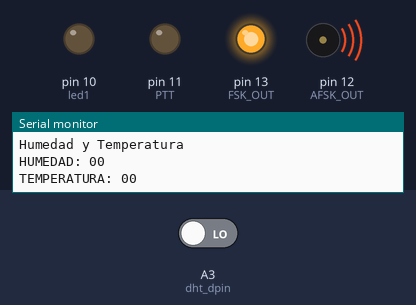
A sketch run on a simulated Arduino Uno, built with avr-gcc and run on an emulated ATmega328P. Parts: output pins drawn as LEDs (lit = HIGH), buzzer (waves = sounding), the last lines printed to the serial monitor. The inputs (shaded band) are chosen by the test bench; at power-on: A3 (dht_dpin) LOW.

Above: at 13.7 s.
At 34.55 s:
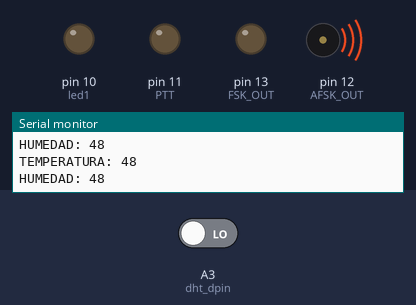
Timing chart, 0 to 41.0 s (numbered marks = the images above):
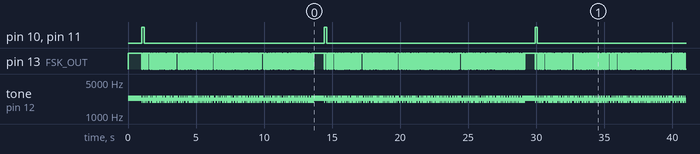

The sketch:

rtty_humedad_temperatura.ino
```cpp
///////////////////////////////////////////////////
//    CREATE BY CA1CVI http://www.antofalinux.cl
//    BASED ON THE WORK OF JI3BNB
//    45.45 baud BAUDOT TELEMETRY BEACON 1.5
//    http://k183.bake-neko.net/ji3bnb/page13.html
//    DESIGNED FOR AMATEUR RADIO COMMUNICATION
//    THIS PROGRAM IS IN THE PUBLIC DOMAIN
///////////////////////////////////////////////////

#include <stdio.h>

#define AFSK_OUT 12   //---- AFSK AUDIO OUTPUT
#define FSK_OUT  13   //---- TTL LEVEL OUTPUT
#define MARK     2295
#define SPACE    2125
#define dht_dpin A3
#define led1 10
#define PTT 11


byte temperatura;
byte humedad;


const char ID[] = "CE1RLP ESTACION ORION DE CA1CVI CA1CVI CA1CVI /B ";

boolean d1;
boolean d2;
boolean d3;
boolean d4;
boolean d5;
boolean sSq;
boolean sRd = 1;
boolean space;
boolean fig1;
boolean fig2;
byte    i;
byte    j;
byte    idC;
char    ch;
char    sVal[15];
byte bGlobalErr;
byte dht_dat[5];


void setup()
{
        InitDHT();
        pinMode(FSK_OUT,  OUTPUT);
        pinMode(AFSK_OUT, OUTPUT);
        pinMode(led1, OUTPUT);
        pinMode(PTT, OUTPUT);
        digitalWrite(FSK_OUT, HIGH);
        tone(AFSK_OUT, MARK);
        Serial.begin(9600);
        delay(300);
        Serial.println("Humedad y Temperatura");
        delay(700);
     //   delay(2000); //esto es para dar tiempo al controlador
}

void sendFsk()
{
        //--start bit
        digitalWrite(FSK_OUT, LOW);
        tone(AFSK_OUT, SPACE);
        delay(22);
        //--bit1
        if(d1 == 1){
                digitalWrite(FSK_OUT, HIGH);
                tone(AFSK_OUT, MARK);
        }
        else{
                digitalWrite(FSK_OUT, LOW);
                tone(AFSK_OUT, SPACE);
        }
        delay(22);
        //--bit2
        if(d2 == 1){
                digitalWrite(FSK_OUT, HIGH);
                tone(AFSK_OUT, MARK);
        }
        else{
                digitalWrite(FSK_OUT, LOW);
                tone(AFSK_OUT, SPACE);
        }
        delay(22);
        //--bit3
        if(d3 == 1){
                digitalWrite(FSK_OUT, HIGH);
                tone(AFSK_OUT, MARK);
        }
        else{
                digitalWrite(FSK_OUT, LOW);
                tone(AFSK_OUT, SPACE);
        }
        delay(22);
        //--bit4
        if(d4 == 1){
                digitalWrite(FSK_OUT, HIGH);
                tone(AFSK_OUT, MARK);
        }
        else{
                digitalWrite(FSK_OUT, LOW);
                tone(AFSK_OUT, SPACE);
        }
        delay(22);
        //--bit5
        if(d5 == 1){
                digitalWrite(FSK_OUT, HIGH);
                tone(AFSK_OUT, MARK);
        }
        else{
                digitalWrite(FSK_OUT, LOW);
                tone(AFSK_OUT, SPACE);
        }
        delay(22);
        //--stop bit
        digitalWrite(FSK_OUT, HIGH);
        tone(AFSK_OUT, MARK);
        delay(33);
}

void chTable()
{
        if(ch == ' ')
        {
                d1 = 0; d2 = 0; d3 = 1; d4 = 0; d5 = 0;
        }
        else if(ch == 'A'){d1 = 1; d2 = 1; d3 = 0; d4 = 0; d5 = 0; fig2 = 0;}
        else if(ch == 'B'){d1 = 1; d2 = 0; d3 = 0; d4 = 1; d5 = 1; fig2 = 0;}
        else if(ch == 'C'){d1 = 0; d2 = 1; d3 = 1; d4 = 1; d5 = 0; fig2 = 0;}
        else if(ch == 'D'){d1 = 1; d2 = 0; d3 = 0; d4 = 1; d5 = 0; fig2 = 0;}
        else if(ch == 'E'){d1 = 1; d2 = 0; d3 = 0; d4 = 0; d5 = 0; fig2 = 0;}
        else if(ch == 'F'){d1 = 1; d2 = 0; d3 = 1; d4 = 1; d5 = 0; fig2 = 0;}
        else if(ch == 'G'){d1 = 0; d2 = 1; d3 = 0; d4 = 1; d5 = 1; fig2 = 0;}
        else if(ch == 'H'){d1 = 0; d2 = 0; d3 = 1; d4 = 0; d5 = 1; fig2 = 0;}
        else if(ch == 'I'){d1 = 0; d2 = 1; d3 = 1; d4 = 0; d5 = 0; fig2 = 0;}
        else if(ch == 'J'){d1 = 1; d2 = 1; d3 = 0; d4 = 1; d5 = 0; fig2 = 0;}
        else if(ch == 'K'){d1 = 1; d2 = 1; d3 = 1; d4 = 1; d5 = 0; fig2 = 0;}
        else if(ch == 'L'){d1 = 0; d2 = 1; d3 = 0; d4 = 0; d5 = 1; fig2 = 0;}
        else if(ch == 'M'){d1 = 0; d2 = 0; d3 = 1; d4 = 1; d5 = 1; fig2 = 0;}
        else if(ch == 'N'){d1 = 0; d2 = 0; d3 = 1; d4 = 1; d5 = 0; fig2 = 0;}
        else if(ch == 'O'){d1 = 0; d2 = 0; d3 = 0; d4 = 1; d5 = 1; fig2 = 0;}
        else if(ch == 'P'){d1 = 0; d2 = 1; d3 = 1; d4 = 0; d5 = 1; fig2 = 0;}
        else if(ch == 'Q'){d1 = 1; d2 = 1; d3 = 1; d4 = 0; d5 = 1; fig2 = 0;}
        else if(ch == 'R'){d1 = 0; d2 = 1; d3 = 0; d4 = 1; d5 = 0; fig2 = 0;}
        else if(ch == 'S'){d1 = 1; d2 = 0; d3 = 1; d4 = 0; d5 = 0; fig2 = 0;}
        else if(ch == 'T'){d1 = 0; d2 = 0; d3 = 0; d4 = 0; d5 = 1; fig2 = 0;}
        else if(ch == 'U'){d1 = 1; d2 = 1; d3 = 1; d4 = 0; d5 = 0; fig2 = 0;}
        else if(ch == 'V'){d1 = 0; d2 = 1; d3 = 1; d4 = 1; d5 = 1; fig2 = 0;}
        else if(ch == 'W'){d1 = 1; d2 = 1; d3 = 0; d4 = 0; d5 = 1; fig2 = 0;}
        else if(ch == 'X'){d1 = 1; d2 = 0; d3 = 1; d4 = 1; d5 = 1; fig2 = 0;}
        else if(ch == 'Y'){d1 = 1; d2 = 0; d3 = 1; d4 = 0; d5 = 1; fig2 = 0;}
        else if(ch == 'Z'){d1 = 1; d2 = 0; d3 = 0; d4 = 0; d5 = 1; fig2 = 0;}
        else if(ch == '0'){d1 = 0; d2 = 1; d3 = 1; d4 = 0; d5 = 1; fig2 = 1;}
        else if(ch == '1'){d1 = 1; d2 = 1; d3 = 1; d4 = 0; d5 = 1; fig2 = 1;}
        else if(ch == '2'){d1 = 1; d2 = 1; d3 = 0; d4 = 0; d5 = 1; fig2 = 1;}
        else if(ch == '3'){d1 = 1; d2 = 0; d3 = 0; d4 = 0; d5 = 0; fig2 = 1;}
        else if(ch == '4'){d1 = 0; d2 = 1; d3 = 0; d4 = 1; d5 = 0; fig2 = 1;}
        else if(ch == '5'){d1 = 0; d2 = 0; d3 = 0; d4 = 0; d5 = 1; fig2 = 1;}
        else if(ch == '6'){d1 = 1; d2 = 0; d3 = 1; d4 = 0; d5 = 1; fig2 = 1;}
        else if(ch == '7'){d1 = 1; d2 = 1; d3 = 1; d4 = 0; d5 = 0; fig2 = 1;}
        else if(ch == '8'){d1 = 0; d2 = 1; d3 = 1; d4 = 0; d5 = 0; fig2 = 1;}
        else if(ch == '9'){d1 = 0; d2 = 0; d3 = 0; d4 = 1; d5 = 1; fig2 = 1;}
        else if(ch == '-'){d1 = 1; d2 = 1; d3 = 0; d4 = 0; d5 = 0; fig2 = 1;}
        else if(ch == '?'){d1 = 1; d2 = 0; d3 = 0; d4 = 1; d5 = 1; fig2 = 1;}
        else if(ch == ':'){d1 = 0; d2 = 1; d3 = 1; d4 = 1; d5 = 0; fig2 = 1;}
        else if(ch == '('){d1 = 1; d2 = 1; d3 = 1; d4 = 1; d5 = 0; fig2 = 1;}
        else if(ch == ')'){d1 = 0; d2 = 1; d3 = 0; d4 = 0; d5 = 1; fig2 = 1;}
        else if(ch == '.'){d1 = 0; d2 = 0; d3 = 1; d4 = 1; d5 = 1; fig2 = 1;}
        else if(ch == ','){d1 = 0; d2 = 0; d3 = 1; d4 = 1; d5 = 0; fig2 = 1;}
        else if(ch == '/'){d1 = 1; d2 = 0; d3 = 1; d4 = 1; d5 = 1; fig2 = 1;}
        else if(ch == '+'){d1 = 1; d2 = 0; d3 = 0; d4 = 0; d5 = 1; fig2 = 1;} //ITA2
        else if(ch == '\0')
        {
                /////
        }
        else
        {
                ch = ' ';
                d1 = 0; d2 = 0; d3 = 1; d4 = 0; d5 = 0;
        }
}

void loop()
{
        //SEND SENSOR VALUES
        ReadDHT();

        if(sSq == 0)
        {
                if( sRd == 1)
                {
                        if(i == 0)
                        {
                                    digitalWrite(led1, HIGH); //LED DEL PTT
                                    digitalWrite(PTT, HIGH); // ACTIVAR PTT


                                    humedad = dht_dat[0];
                                    temperatura = dht_dat[2];

                                sprintf(sVal, "HUMEDAD: %02d", humedad, 0);
                             //   sprintf(sVal, "HUMEDAD: ", dht_dat[0], DEC);
                                 Serial.println (sVal);


                        }
                        if(i == 1)
                        {

                               sprintf(sVal, "HUMEDAD: %02d", humedad, DEC);
                             //   sprintf(sVal, "HUMEDAD: ", dht_dat[0], DEC);
                             //    Serial.println (sVal);
                        //        sprintf(sVal, "TEMPERATURA:" temperatura, 0);

                                dht_dat[0]='0';

                        }
                        if(i == 2)
                        {

                            //    sprintf(sVal,"TEMPERATURA: %02d",  dht_dat[2], 0);

                                sprintf(sVal, "TEMPERATURA: %02d", temperatura,0);
                                Serial.println (sVal);
                                dht_dat[2]='0';

                        }
                        sRd = 0;
                }

                ch = sVal[j];

                if(ch != '\0')
                {
                        chTable();
                        if(fig1 == 0 && fig2 == 1)
                        {
                                d1 = 1; d2 = 1; d3 = 0; d4 = 1; d5 = 1; //FIGURES
                        }
                        else if(fig1 == 1 && fig2 == 0)
                        {
                                d1 = 1; d2 = 1; d3 = 1; d4 = 1; d5 = 1; //LETTERS
                        }
                        else if(space == 1 && fig2 == 1)
                        {
                                d1 = 1; d2 = 1; d3 = 0; d4 = 1; d5 = 1; //FIGURES
                        }
                        else
                        {
                                j++;
                        }
                        if(fig2 == 0 || fig2 == 1)
                        {
                                space = 0;
                                fig1 = fig2;
                        }
                        sendFsk();
                }
                if(ch == '\0')
                {
                        d1 = 0; d2 = 0; d3 = 1; d4 = 0; d5 = 0; //SPACE
                        space = 1;
                        sendFsk();
                        i++;
                        if(i == 4) //OVERFLOW ERA 4
                        {
                                i = 0;
                                sSq = 1;
                        }
                        j = 0;
                        sRd = 1;
                }
        }
        //SEND ID
        if(sSq == 1)
        {
                if(idC < 3) //se modifica valor de 9 a 2
                {
                        d1 = 0; d2 = 0; d3 = 0; d4 = 1; d5 = 0; //CR
                        sendFsk();
                        d1 = 0; d2 = 1; d3 = 0; d4 = 0; d5 = 0; //LF
                        sendFsk();
                        sSq = 0;
                        j = 0;
                        delay(700);
                        idC++;
                }
                if(idC == 3) //este es el contador que hay que modificar para el numero de veces
                {
                        ch = ID[j];
                        if(ch != '\0')
                        {
                                chTable();
                                if(fig1 == 0 && fig2 == 1)
                                {
                                        d1 = 1; d2 = 1; d3 = 0; d4 = 1; d5 = 1; //FIGURES
                                }
                                else if(fig1 == 1 && fig2 == 0)
                                {
                                        d1 = 1; d2 = 1; d3 = 1; d4 = 1; d5 = 1; //LETTERS
                                }
                                else if(space == 1 && fig2 == 1)
                                {
                                        d1 = 1; d2 = 1; d3 = 0; d4 = 1; d5 = 1; //FIGURES
                                }
                                else
                                {
                                        j++;
                                }
                                if(fig2 == 0 || fig2 == 1)
                                {
                                        space = 0;
                                        fig1 = fig2;
                                }
                                sendFsk();
                        }
                        if(ch == '\0')
                        {
                                d1 = 0; d2 = 0; d3 = 0; d4 = 1; d5 = 0; //CR
                                sendFsk();
                                d1 = 0; d2 = 1; d3 = 0; d4 = 0; d5 = 0; //LF
                                sendFsk();
                                sSq = 0;
                                j = 0;
                                delay(700);
                                idC = 0;
                        }
                }
        }
        digitalWrite(led1, LOW); //LED DEL PTT
        digitalWrite(PTT, LOW); //ACTIVAR PTT
        delay(5);//ERA 5

}
void InitDHT(){

   pinMode(dht_dpin,OUTPUT);

   digitalWrite(dht_dpin,HIGH);

}


void ReadDHT(){

bGlobalErr=0;

byte dht_in;

byte i;

digitalWrite(dht_dpin,LOW);

delay(20);


digitalWrite(dht_dpin,HIGH);

delayMicroseconds(40);

pinMode(dht_dpin,INPUT);

//delayMicroseconds(40);

dht_in=digitalRead(dht_dpin);


if(dht_in){

   bGlobalErr=1;

   return;

   }

delayMicroseconds(80);

dht_in=digitalRead(dht_dpin);


if(!dht_in){

   bGlobalErr=2;

   return;

   }

delayMicroseconds(80);

for (i=0; i<5; i++)

   dht_dat[i] = read_dht_dat();

pinMode(dht_dpin,OUTPUT);

digitalWrite(dht_dpin,HIGH);

byte dht_check_sum =

       dht_dat[0]+dht_dat[1]+dht_dat[2]+dht_dat[3];

if(dht_dat[4]!= dht_check_sum)

   {bGlobalErr=3;}

};


byte read_dht_dat(){

  byte i = 0;

  byte result=0;

  for(i=0; i< 8; i++){

      while(digitalRead(dht_dpin)==LOW);

      delayMicroseconds(30);

      if (digitalRead(dht_dpin)==HIGH)

     result |=(1<<(7-i));

    while (digitalRead(dht_dpin)==HIGH);

    }

  return result;

}
```

Measured:
- by itself, pin 10 (led1), pin 11 (PTT): goes HIGH 0.17 s, LOW 13.2 s, HIGH 0.17 s, LOW 15.3 s, HIGH 0.17 s, then LOW
- by itself, tone on pin 12 (AFSK_OUT): plays 2295 Hz for 1.0 s, 2125 Hz for 0.07 s, 2295 Hz for 0.02 s, 2125 Hz for 0.02 s, 2295 Hz for 0.08 s, 2125 Hz for 0.02 s … (804 notes in this stretch)
